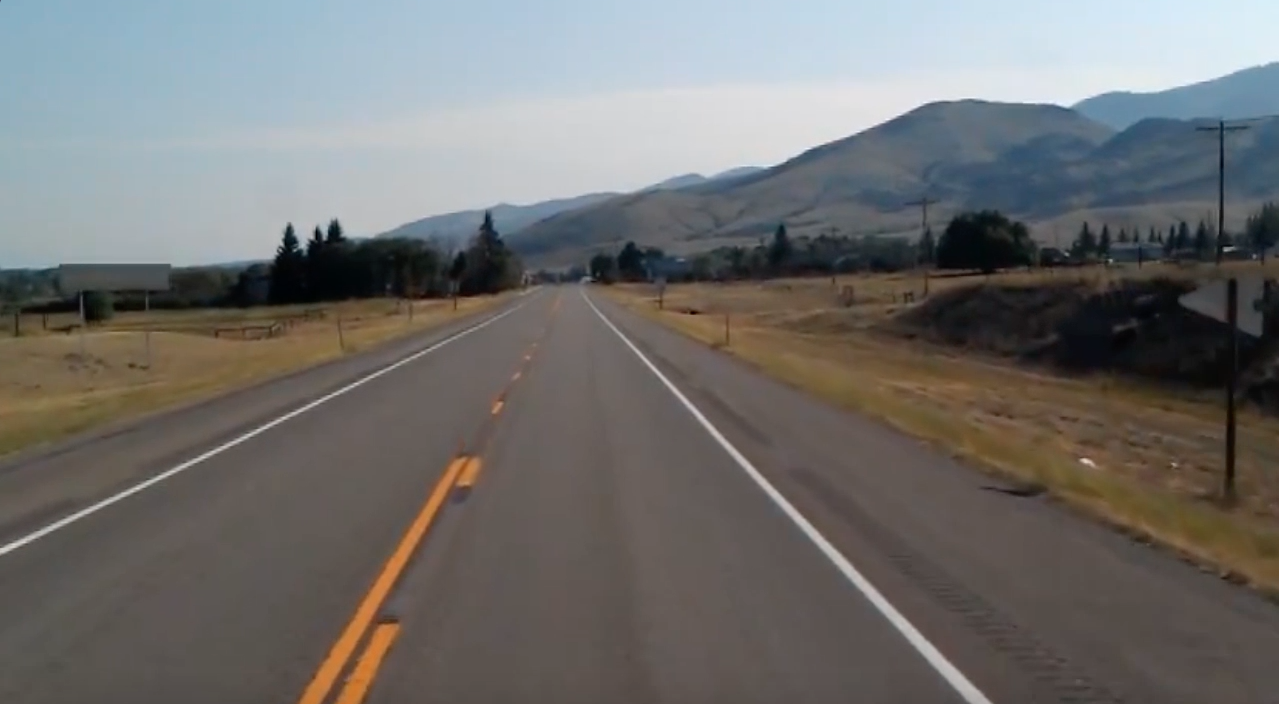
#> input picture lanes find/test_image.jpg, 1279 x 704 px
$ python lanes.py
#> lines starting #> are read from the running program, lines starting #| are printed output that depends on the picture; after the words box and inside, x2 and y2 are one past the last pixel; in counts of white or black regions, pixels touching at a corner belong together
#> further down, image is the input picture: shape (704, 1279, 3); mean B, G, R 109.7, 111.3, 112.3
# MOTIVE FIND THE AREA OF INTEREST
import cv2
import numpy as np
import matplotlib.pyplot as plt


def canny(lane_image):
    grey = cv2.cvtColor(lane_image, cv2.COLOR_RGB2BGR)
    # blurring the image to reduce the noise
    blur = cv2.GaussianBlur(grey, (5, 5), 0)
    # here it will outline the final border
    kanny = cv2.Canny(blur, 50, 150)
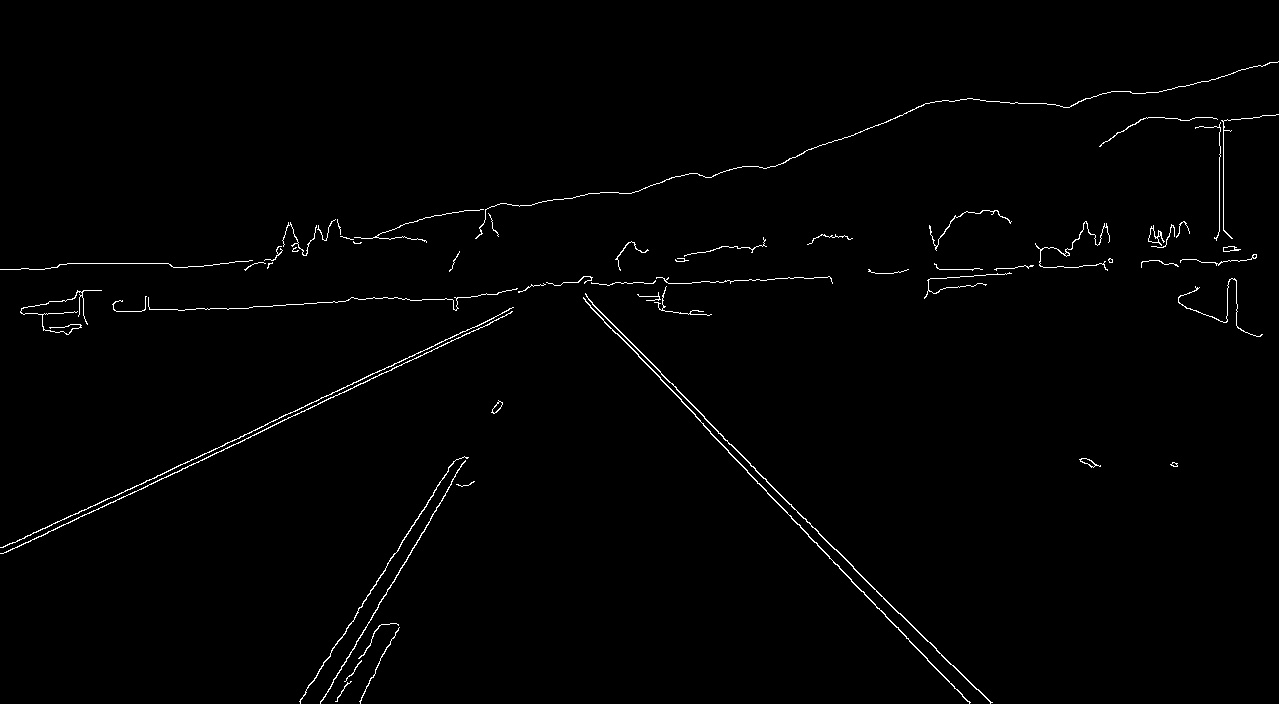
#> kanny: shape (704, 1279); 1% white in thin lines or dots
    return kanny


def region_of_interest(image):
    height = image.shape[0]
#> height = 704
    polygon = np.array([
        [(200, height), (1100, height), (550, 250)]
    ])
#> polygon = [[200, 704], [1100, 704], [550, 250]]
    mask = np.zeros_like(image)
    cv2.fillPoly(mask, polygon, 255)
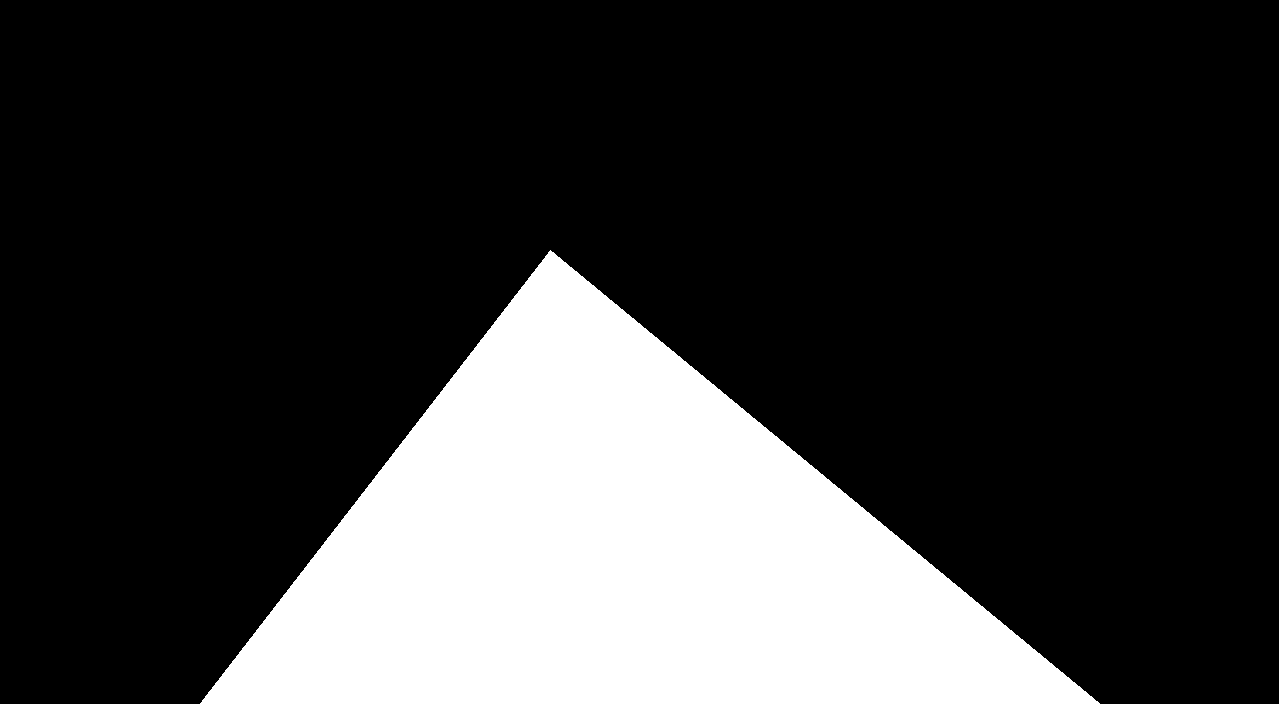
#> mask: shape (704, 1279); 22.7% white; 1 white region, box (x1, y1, x2, y2) and area: (200, 250, 1100, 704) 204575
    masked_image = cv2.bitwise_and(image,mask)
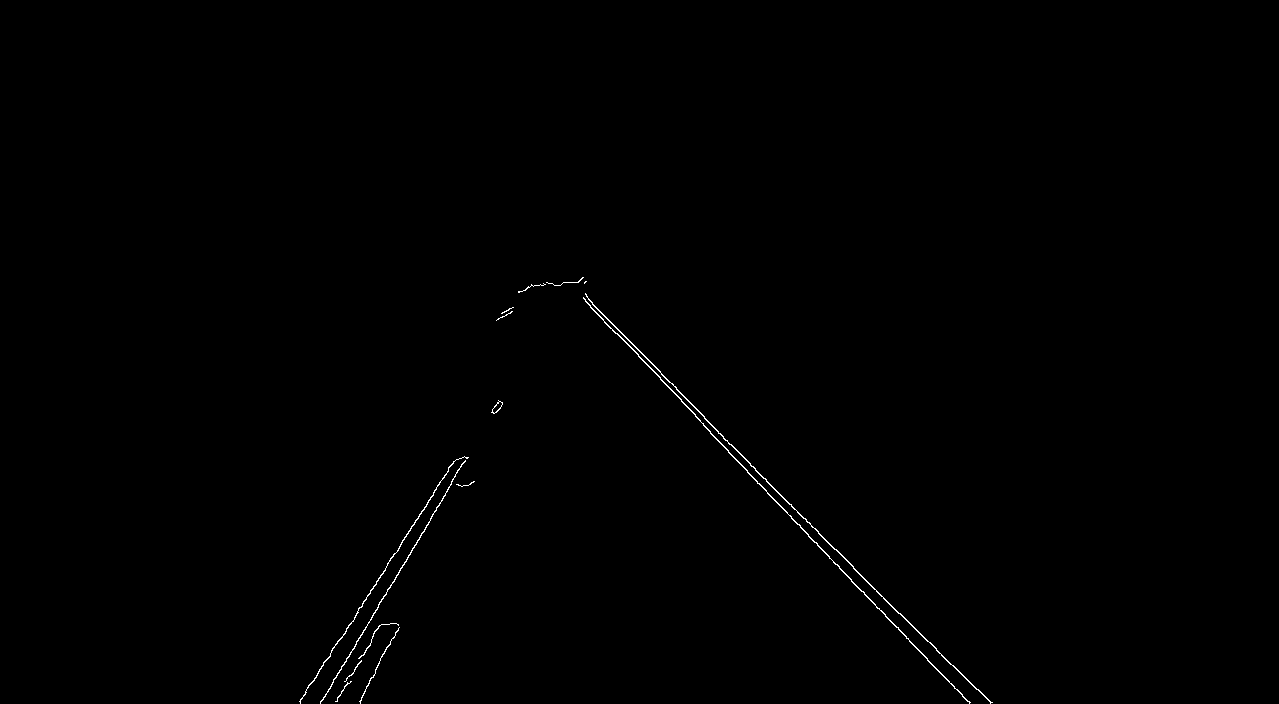
#> masked_image: shape (704, 1279); 0.31% white in thin lines or dots, all inside (x1, y1, x2, y2) = (299, 277, 993, 704)
    return masked_image

def display_lines(img, lines):
        line_image = np.zeros_like(img)
        if lines is not None:
                for line in lines:
                        x1, y1, x2, y2 = line.reshape(4)
                        cv2.line(line_image,(x1,y1), (x2,y2), (255,0,0),10)
                        return line_image

image = cv2.imread('test_image.jpg')
lane_image = np.copy(image)
canny = canny(lane_image)
interest = region_of_interest(canny)
mixed_image = cv2.addWeighted(lane_image,0.8,lane_image,1,1)
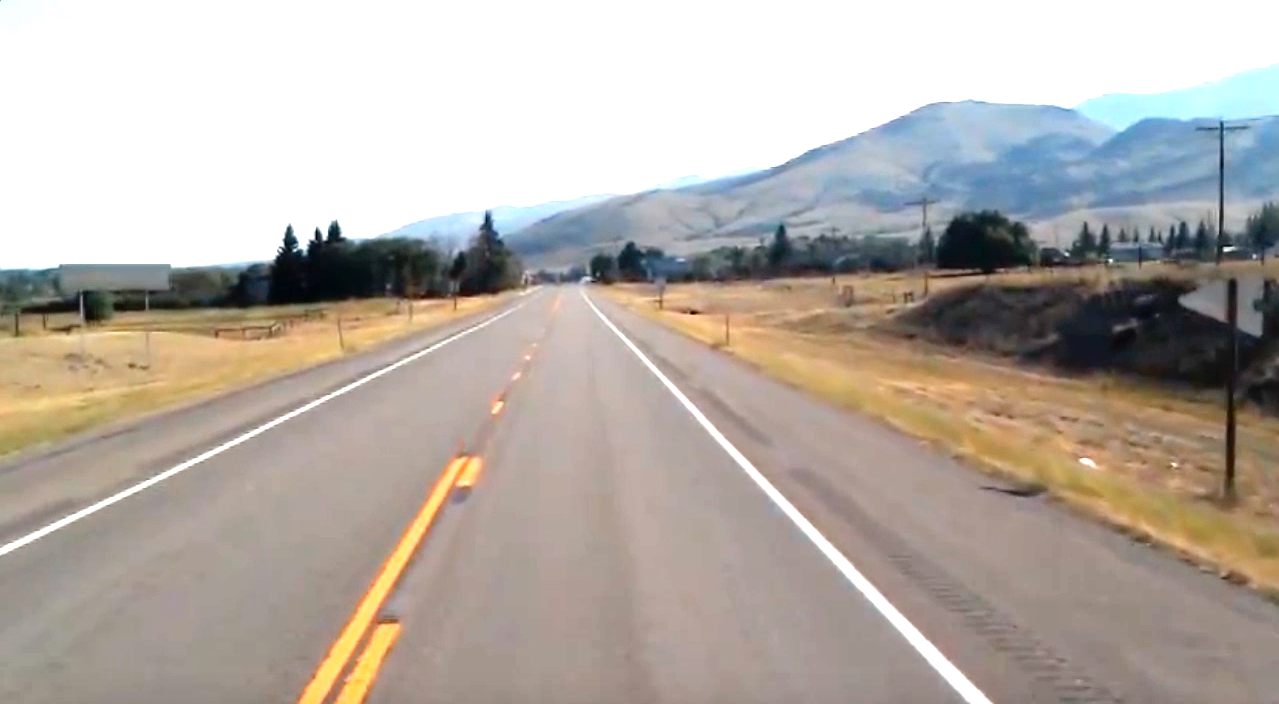
#> mixed_image: shape (704, 1279, 3); mean B, G, R 166.3, 173.7, 181.7
#> (the run stopped early here; a loop or call above may not have finished)

$ run again, with lanes find/testimage2.png saved as lanes find/test_image.jpg
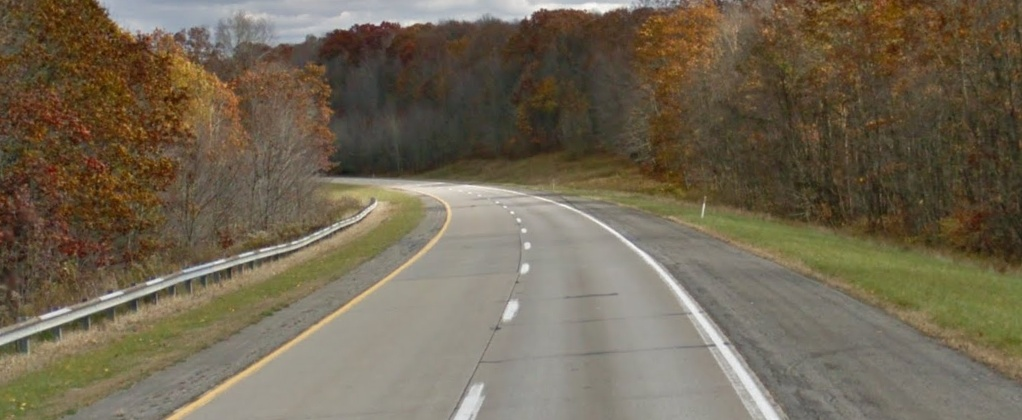
#> input picture lanes find/testimage2.png, 1022 x 420 px
#> image is the input picture: shape (420, 1022, 3); mean B, G, R 82.6, 102.2, 113
#> in canny, `kanny = cv2.Canny(blur, 50, 150)`:
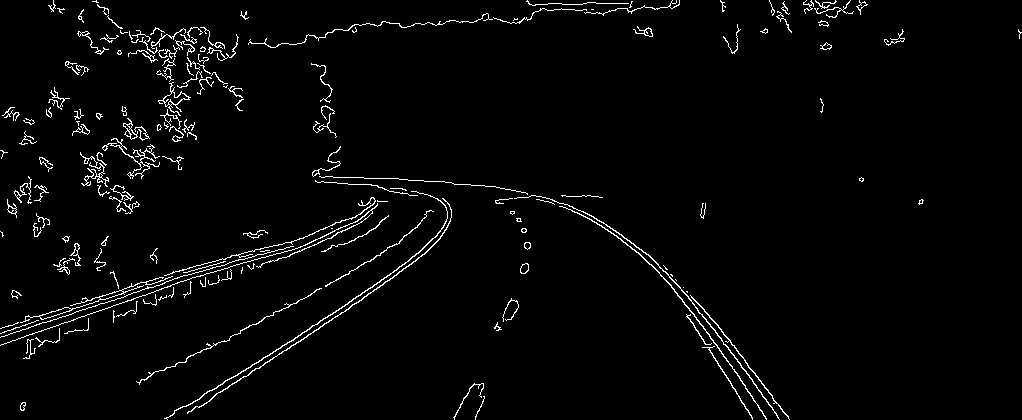
#> kanny: shape (420, 1022); 2.6% white in thin lines or dots
#> mask: shape (420, 1022); 17.6% white; 1 white region, box (x1, y1, x2, y2) and area: (202, 250, 1022, 420) 75453
#> masked_image: shape (420, 1022); 0.25% white in thin lines or dots, all inside (x1, y1, x2, y2) = (453, 263, 790, 420)
#> `mixed_image = cv2.addWeighted(lane_image,0.8,lane_image,1,1)`:
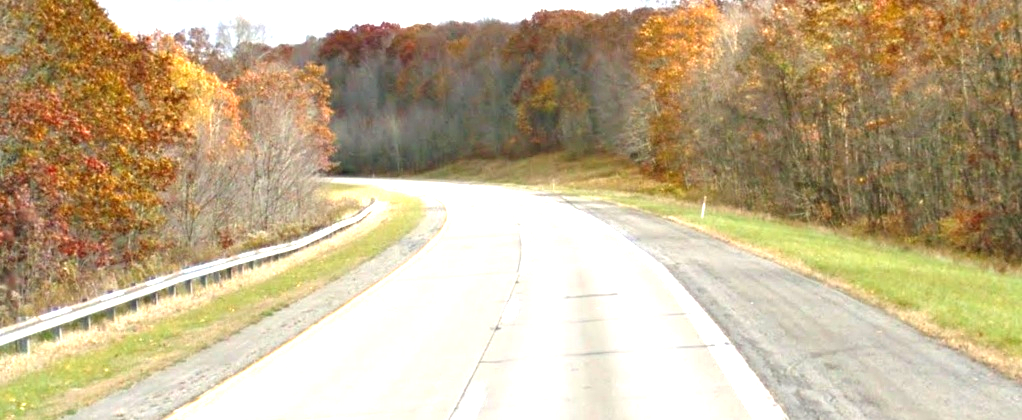
#> mixed_image: shape (420, 1022, 3); mean B, G, R 144.5, 177.2, 194.8
